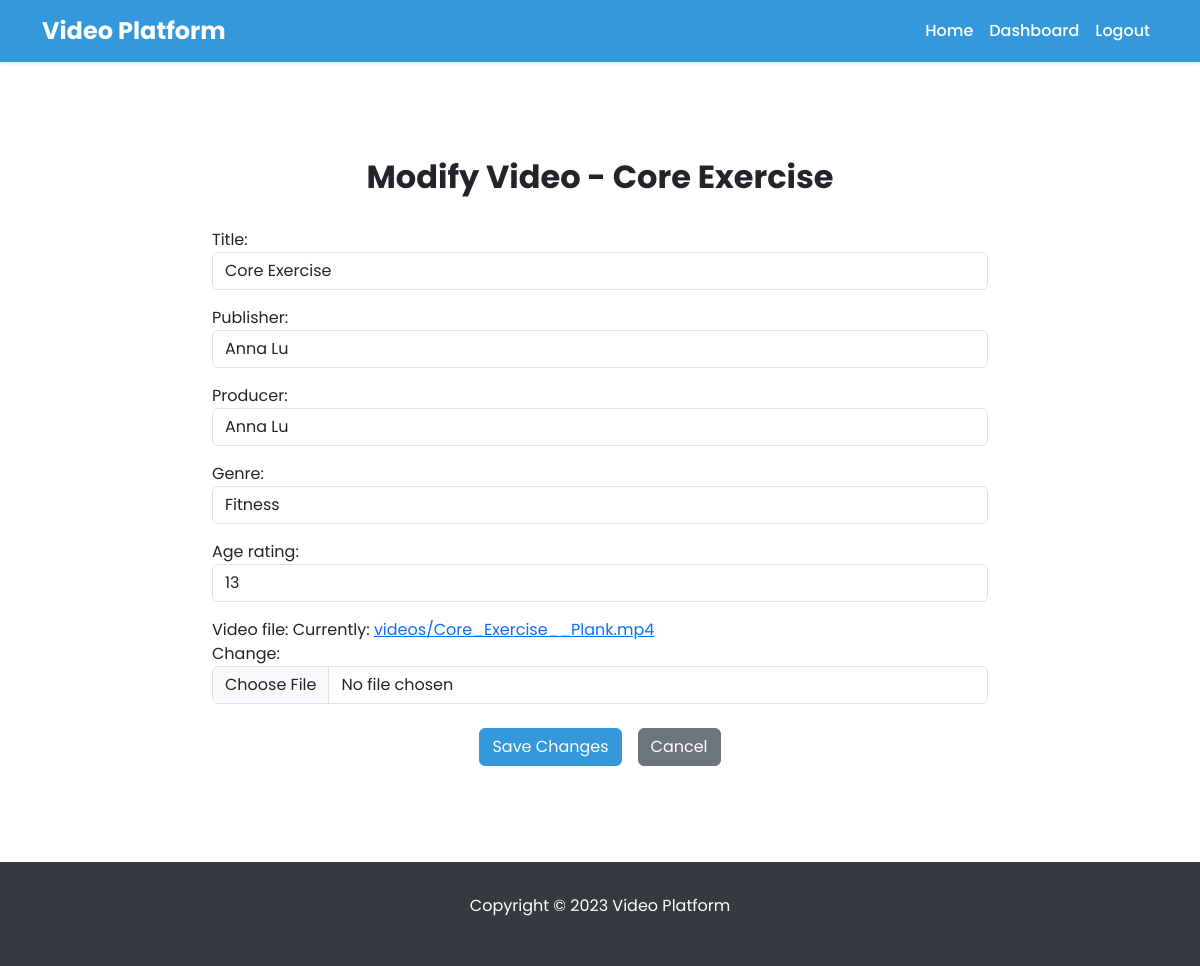
The page /modify_video/5/ on the database its author committed.
### videos/models.py (models this page shows)
class Video(models.Model):
    title = models.CharField(max_length=200)
    publisher = models.CharField(max_length=100)
    producer = models.CharField(max_length=100)
    genre = models.CharField(max_length=100)
    age_rating = models.CharField(max_length=10)
    video_file = models.FileField(upload_to='videos/')
    uploaded_by = models.ForeignKey(settings.AUTH_USER_MODEL, on_delete=models.CASCADE)
    upload_date = models.DateTimeField(auto_now_add=True)

### videos/views.py (the view)
# urls.py: path('modify_video/<int:video_id>/', views.modify_video, name='modify_video'),
def modify_video(request, video_id):
    video = get_object_or_404(Video, id=video_id)
    if request.method == 'POST':
        form = VideoUploadForm(request.POST, instance=video)
        if form.is_valid():
            form.save()
            return redirect('dashboard')
    else:
        form = VideoUploadForm(instance=video)
    return render(request, 'videos/modify_video.html', {'form': form, 'video': video})

### videos/forms.py
class VideoUploadForm(forms.ModelForm):
    class Meta:
        model = Video
        fields = ('title', 'publisher', 'producer', 'genre', 'age_rating', 'video_file')
    def __init__(self, *args, **kwargs):
        super(VideoUploadForm, self).__init__(*args, **kwargs)
        for field_name, field in self.fields.items():
            field.widget.attrs['class'] = 'form-control'

### videos/templates/videos/modify_video.html (shortened to what this page needs)
<!DOCTYPE html>
<html lang="en">
  <head>
    <link
      href="https://cdn.jsdelivr.net/npm/bootstrap@5.3.3/dist/css/bootstrap.min.css"
      rel="stylesheet"
    />
  </head>
  <body>
    <nav class="navbar navbar-expand-lg navbar-dark">
      <div class="container">
        <a class="navbar-brand" href="#">Video Platform</a>
        <div
          class="collapse navbar-collapse justify-content-end"
          id="navbarNav"
        >
          <ul class="navbar-nav">
            <li class="nav-item">
              <a class="nav-link" href="#">Home</a>
            </li>
            <li class="nav-item">
              <a class="nav-link" href="{% url 'dashboard' %}">Dashboard</a>
            </li>
            <li class="nav-item">
              <a class="nav-link" href="{% url 'logout' %}">Logout</a>
            </li>
          </ul>
        </div>
      </div>
    </nav>
    <div class="admin-section">
      <div class="container">
        <h1>Modify Video - {{ video.title }}</h1>
        <form method="post">
          {% csrf_token %} {{ form.as_p }}
          <div class="d-flex justify-content-center mt-4">
            <button type="submit" class="btn btn-primary me-3">
              Save Changes
            </button>
            <a href="{% url 'dashboard' %}" class="btn btn-secondary"
              >Cancel</a
            >
          </div>
        </form>
      </div>
    </div>
    <footer class="footer">
      <div class="container">
        <p class="text-center">Copyright © 2023 Video Platform</p>
      </div>
    </footer>
  </body>
</html>

### videos/templates/videos/modify_video.html (style rules this page uses)
body { font-family: 'Poppins', sans-serif; background-color: #f8f9fa; }
.navbar { box-shadow: 0 2px 4px rgba(0, 0, 0, 0.1); background-color: #3498db; }
.navbar-brand { font-weight: 700; font-size: 1.5rem; color: #fff; }
.nav-link { font-weight: 500; color: #fff; }
.admin-section { padding-top: 6rem; padding-bottom: 6rem; background-color: #fff; box-shadow: 0 2px 4px rgba(0, 0, 0, 0.1); }
.admin-section h1 { font-weight: 700; font-size: 2rem; margin-bottom: 2rem; text-align: center; }
.btn-primary { background-color: #3498db; border-color: #3498db; }
.footer { padding: 2rem 0; background-color: #343a40; color: #fff; }
@media (min-width: 992px) { .admin-section { display: flex; justify-content: center; align-items: center; } }
@media (min-width: 992px) { .admin-section .container { max-width: 800px; } }

### rows shown on the page
Video: title "Core Exercise", publisher "Anna Lu", producer "Anna Lu", genre "Fitness", age_rating "13"
